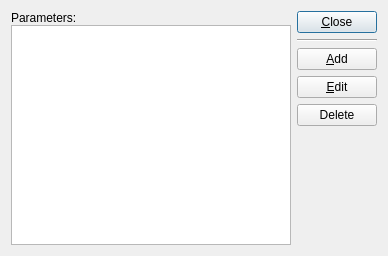
<ui version="4.0" >
 <comment> * OpenRPT report writer and rendering engine
 * Copyright (C) 2001-2012 by OpenMFG, LLC
 *
 * This library is free software; you can redistribute it and/or
 * modify it under the terms of the GNU Lesser General Public
 * License as published by the Free Software Foundation; either
 * version 2.1 of the License, or (at your option) any later version.
 *
 * This library is distributed in the hope that it will be useful,
 * but WITHOUT ANY WARRANTY; without even the implied warranty of
 * MERCHANTABILITY or FITNESS FOR A PARTICULAR PURPOSE. See the GNU
 * Lesser General Public License for more details.
 *
 * You should have received a copy of the GNU Lesser General Public
 * License along with this library; if not, write to the Free Software
 * Foundation, Inc., 59 Temple Place, Suite 330, Boston, MA 02111-1307 USA
 * Please contact info@openmfg.com with any questions on this license.</comment>
 <class>ReportParameterList</class>
 <widget class="QDialog" name="ReportParameterList" >
  <property name="geometry" >
   <rect>
    <x>0</x>
    <y>0</y>
    <width>388</width>
    <height>256</height>
   </rect>
  </property>
  <property name="windowTitle" >
   <string>Parameter List</string>
  </property>
  <layout class="QHBoxLayout" >
   <property name="spacing" >
    <number>6</number>
   </property>
   <property name="margin" >
    <number>11</number>
   </property>
   <item>
    <layout class="QVBoxLayout" >
     <property name="spacing" >
      <number>0</number>
     </property>
     <property name="margin" >
      <number>0</number>
     </property>
     <item>
      <widget class="QLabel" name="_lblParameters" >
       <property name="text" >
        <string>Parameters:</string>
       </property>
       <property name="buddy" >
        <cstring>_lbParameters</cstring>
       </property>
      </widget>
     </item>
     <item>
      <widget class="QListWidget" name="_lbParameters" />
     </item>
    </layout>
   </item>
   <item>
    <layout class="QVBoxLayout" >
     <property name="spacing" >
      <number>6</number>
     </property>
     <property name="margin" >
      <number>0</number>
     </property>
     <item>
      <widget class="QPushButton" name="_btnClose" >
       <property name="text" >
        <string>&amp;Close</string>
       </property>
      </widget>
     </item>
     <item>
      <widget class="Line" name="_line" >
       <property name="frameShape" >
        <enum>QFrame::HLine</enum>
       </property>
       <property name="frameShadow" >
        <enum>QFrame::Sunken</enum>
       </property>
       <property name="orientation" >
        <enum>Qt::Horizontal</enum>
       </property>
      </widget>
     </item>
     <item>
      <widget class="QPushButton" name="_btnAdd" >
       <property name="text" >
        <string>&amp;Add</string>
       </property>
      </widget>
     </item>
     <item>
      <widget class="QPushButton" name="_btnEdit" >
       <property name="text" >
        <string>&amp;Edit</string>
       </property>
      </widget>
     </item>
     <item>
      <widget class="QPushButton" name="_btnDelete" >
       <property name="text" >
        <string>Delete</string>
       </property>
      </widget>
     </item>
     <item>
      <spacer>
       <property name="orientation" >
        <enum>Qt::Vertical</enum>
       </property>
       <property name="sizeType" >
        <enum>QSizePolicy::Expanding</enum>
       </property>
       <property name="sizeHint" stdset="0" >
        <size>
         <width>20</width>
         <height>86</height>
        </size>
       </property>
      </spacer>
     </item>
    </layout>
   </item>
  </layout>
 </widget>
 <layoutdefault spacing="6" margin="11" />
 <tabstops>
  <tabstop>_lbParameters</tabstop>
  <tabstop>_btnAdd</tabstop>
  <tabstop>_btnEdit</tabstop>
  <tabstop>_btnDelete</tabstop>
  <tabstop>_btnClose</tabstop>
 </tabstops>
 <resources/>
 <connections>
  <connection>
   <sender>_btnClose</sender>
   <signal>clicked()</signal>
   <receiver>ReportParameterList</receiver>
   <slot>accept()</slot>
   <hints>
    <hint type="sourcelabel" >
     <x>321</x>
     <y>32</y>
    </hint>
    <hint type="destinationlabel" >
     <x>20</x>
     <y>20</y>
    </hint>
   </hints>
  </connection>
 </connections>
</ui>
